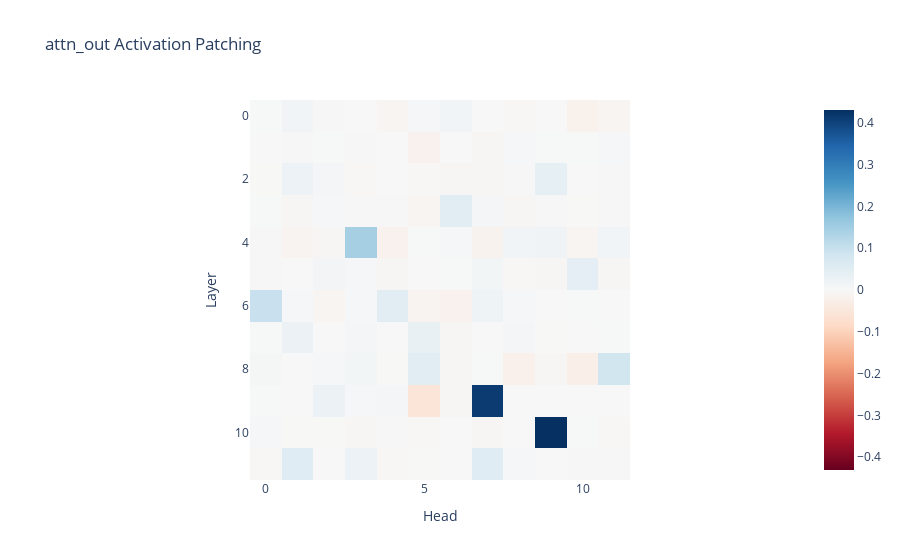

Notebook source saved alongside this figure:
### Markdown cell above
In the attention modules, the higher impact appears in the last layers. According to Vis et al, the hypothesis here is that the biased information emerges in the MLP modules, and is then captured by the top attention modules.

### Code cell
resid_pre_act_patch_results = patching.get_act_patch_attn_head_out_all_pos(model, corrupted_tokens, cache, ioi_metric)

imshow(resid_pre_act_patch_results, 
       labels={"x": "Head", "y": "Layer"},
       title="attn_out Activation Patching")

### Figure 1 — Plotly figure (JSON) as saved in the notebook; plotly's stock layout.template omitted (floating-point values rounded to 4 significant figures; data arrays with more than 128 entries replaced by an {"elided": "..."} marker saying what was removed)
{"data": [{"coloraxis": "coloraxis", "hovertemplate": "Head: %{x}<br>Layer: %{y}<br>color: %{z}<extra></extra>", "name": "0", "type": "heatmap", "xaxis": "x", "yaxis": "y", "z": {"elided": "12x12 float values"}}], "layout": {"coloraxis": {"cmid": 0, "colorscale": [[0, "rgb(103,0,31)"], [0.1, "rgb(178,24,43)"], [0.2, "rgb(214,96,77)"], [0.3, "rgb(244,165,130)"], [0.4, "rgb(253,219,199)"], [0.5, "rgb(247,247,247)"], [0.6, "rgb(209,229,240)"], [0.7, "rgb(146,197,222)"], [0.8, "rgb(67,147,195)"], [0.9, "rgb(33,102,172)"], [1, "rgb(5,48,97)"]]}, "title": {"text": "attn_out Activation Patching"}, "xaxis": {"anchor": "y", "constrain": "domain", "domain": [0, 1], "scaleanchor": "y", "title": {"text": "Head"}}, "yaxis": {"anchor": "x", "autorange": "reversed", "constrain": "domain", "domain": [0, 1], "title": {"text": "Layer"}}}}
